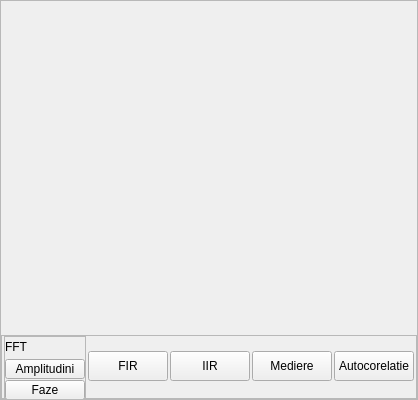
               <widget class="QFrame" name="frame_channel3">
                <property name="minimumSize">
                 <size>
                  <width>0</width>
                  <height>400</height>
                 </size>
                </property>
                <property name="maximumSize">
                 <size>
                  <width>16777215</width>
                  <height>400</height>
                 </size>
                </property>
                <property name="frameShape">
                 <enum>QFrame::StyledPanel</enum>
                </property>
                <property name="frameShadow">
                 <enum>QFrame::Raised</enum>
                </property>
                <layout class="QVBoxLayout" name="verticalLayout_35">
                 <property name="spacing">
                  <number>0</number>
                 </property>
                 <property name="leftMargin">
                  <number>0</number>
                 </property>
                 <property name="topMargin">
                  <number>0</number>
                 </property>
                 <property name="rightMargin">
                  <number>0</number>
                 </property>
                 <property name="bottomMargin">
                  <number>0</number>
                 </property>
                 <item>
                  <widget class="PlotWidget" name="plotWidget_channel_3" native="true"/>
                 </item>
                 <item>
                  <widget class="AutocorrelationPlotWidget" name="plotWidget_autocorrelation_channel_3" native="true"/>
                 </item>
                 <item>
                  <widget class="QFrame" name="frame_processing_buttons3">
                   <property name="minimumSize">
                    <size>
                     <width>0</width>
                     <height>64</height>
                    </size>
                   </property>
                   <property name="maximumSize">
                    <size>
                     <width>16777215</width>
                     <height>64</height>
                    </size>
                   </property>
                   <property name="frameShape">
                    <enum>QFrame::StyledPanel</enum>
                   </property>
                   <property name="frameShadow">
                    <enum>QFrame::Raised</enum>
                   </property>
                   <layout class="QHBoxLayout" name="horizontalLayout_7">
                    <property name="spacing">
                     <number>2</number>
                    </property>
                    <property name="leftMargin">
                     <number>2</number>
                    </property>
                    <property name="topMargin">
                     <number>0</number>
                    </property>
                    <property name="rightMargin">
                     <number>2</number>
                    </property>
                    <property name="bottomMargin">
                     <number>2</number>
                    </property>
                    <item>
                     <widget class="QFrame" name="frame_fft3">
                      <property name="minimumSize">
                       <size>
                        <width>0</width>
                        <height>64</height>
                       </size>
                      </property>
                      <property name="maximumSize">
                       <size>
                        <width>16777215</width>
                        <height>64</height>
                       </size>
                      </property>
                      <property name="frameShape">
                       <enum>QFrame::StyledPanel</enum>
                      </property>
                      <property name="frameShadow">
                       <enum>QFrame::Raised</enum>
                      </property>
                      <layout class="QVBoxLayout" name="verticalLayout_10">
                       <property name="spacing">
                        <number>2</number>
                       </property>
                       <property name="leftMargin">
                        <number>0</number>
                       </property>
                       <property name="topMargin">
                        <number>0</number>
                       </property>
                       <property name="rightMargin">
                        <number>0</number>
                       </property>
                       <property name="bottomMargin">
                        <number>0</number>
                       </property>
                       <item>
                        <widget class="QLabel" name="fft3Label">
                         <property name="minimumSize">
                          <size>
                           <width>0</width>
                           <height>20</height>
                          </size>
                         </property>
                         <property name="maximumSize">
                          <size>
                           <width>16777215</width>
                           <height>20</height>
                          </size>
                         </property>
                         <property name="text">
                          <string>FFT</string>
                         </property>
                        </widget>
                       </item>
                       <item>
                        <widget class="QPushButton" name="fftAbsChannel3pushButton">
                         <property name="minimumSize">
                          <size>
                           <width>0</width>
                           <height>20</height>
                          </size>
                         </property>
                         <property name="maximumSize">
                          <size>
                           <width>16777215</width>
                           <height>20</height>
                          </size>
                         </property>
                         <property name="text">
                          <string>Amplitudini</string>
                         </property>
                         <property name="checkable">
                          <bool>true</bool>
                         </property>
                        </widget>
                       </item>
                       <item>
                        <widget class="QPushButton" name="fftPhaseChannel3pushButton">
                         <property name="minimumSize">
                          <size>
                           <width>0</width>
                           <height>20</height>
                          </size>
                         </property>
                         <property name="maximumSize">
                          <size>
                           <width>16777215</width>
                           <height>20</height>
                          </size>
                         </property>
                         <property name="text">
                          <string>Faze</string>
                         </property>
                         <property name="checkable">
                          <bool>true</bool>
                         </property>
                        </widget>
                       </item>
                      </layout>
                     </widget>
                    </item>
                    <item>
                     <widget class="QPushButton" name="pushButton_FIR_3">
                      <property name="minimumSize">
                       <size>
                        <width>0</width>
                        <height>30</height>
                       </size>
                      </property>
                      <property name="maximumSize">
                       <size>
                        <width>16777215</width>
                        <height>30</height>
                       </size>
                      </property>
                      <property name="text">
                       <string>FIR</string>
                      </property>
                      <property name="checkable">
                       <bool>true</bool>
                      </property>
                     </widget>
                    </item>
                    <item>
                     <widget class="QPushButton" name="pushButton_IIR_3">
                      <property name="minimumSize">
                       <size>
                        <width>0</width>
                        <height>30</height>
                       </size>
                      </property>
                      <property name="maximumSize">
                       <size>
                        <width>16777215</width>
                        <height>30</height>
                       </size>
                      </property>
                      <property name="text">
                       <string>IIR</string>
                      </property>
                      <property name="checkable">
                       <bool>true</bool>
                      </property>
                     </widget>
                    </item>
                    <item>
                     <widget class="QPushButton" name="pushButton_Mediere_3">
                      <property name="minimumSize">
                       <size>
                        <width>0</width>
                        <height>30</height>
                       </size>
                      </property>
                      <property name="maximumSize">
                       <size>
                        <width>16777215</width>
                        <height>30</height>
                       </size>
                      </property>
                      <property name="text">
                       <string>Mediere</string>
                      </property>
                      <property name="checkable">
                       <bool>true</bool>
                      </property>
                     </widget>
                    </item>
                    <item>
                     <widget class="QPushButton" name="pushButton_Autocorelatie_3">
                      <property name="minimumSize">
                       <size>
                        <width>0</width>
                        <height>30</height>
                       </size>
                      </property>
                      <property name="maximumSize">
                       <size>
                        <width>16777215</width>
                        <height>30</height>
                       </size>
                      </property>
                      <property name="text">
                       <string>Autocorelatie</string>
                      </property>
                      <property name="checkable">
                       <bool>true</bool>
                      </property>
                     </widget>
                    </item>
                   </layout>
                  </widget>
                 </item>
                </layout>
               </widget>
